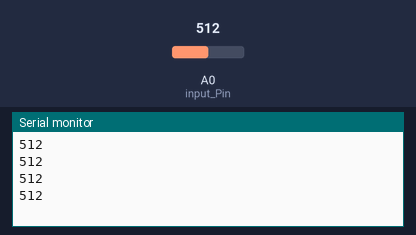
The sketch below on a simulated Arduino Uno, built with avr-gcc and run on an emulated ATmega328P. On the bench: the last lines printed to the serial monitor. The inputs (shaded band) are chosen by the test bench; at power-on: A0 (input_Pin) = 512.

Above: at 1.2 s.
1.3 s: A0 (input_Pin) set to 716
At 1.71 s:
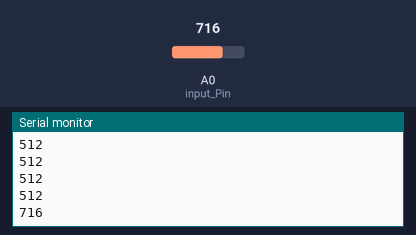
2.8 s: A0 (input_Pin) set to 900
At 2.91 s:
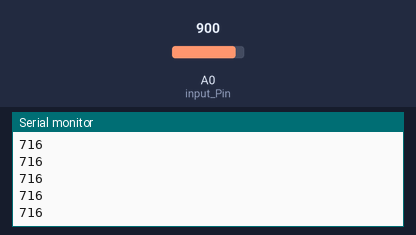
Timing chart, 0 to 5.8 s (numbered marks = the images above; inputs shaded):
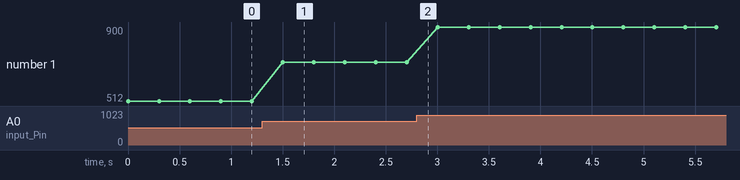

Measured:
- after the input at 1.3 s, the serial monitor: prints a new line after 0.20 s (image 1)
- plotted number 1: 512 → 716 after the input at 1.3 s, 716 → 900 after the input at 2.8 s

The sketch:

photoRes.ino
```cpp
///////////////////////////////
//  Definitions

const int input_Pin = 0;
int LDR;

///////////////////////////////
//  Code
void setup() {
  // put your setup code here, to run once:
  Serial.begin(9600);
}

void loop() {
  // put your main code here, to run repeatedly:
  LDR = analogRead(input_Pin);
  Serial.println(LDR);
  delay(300);
}
```
